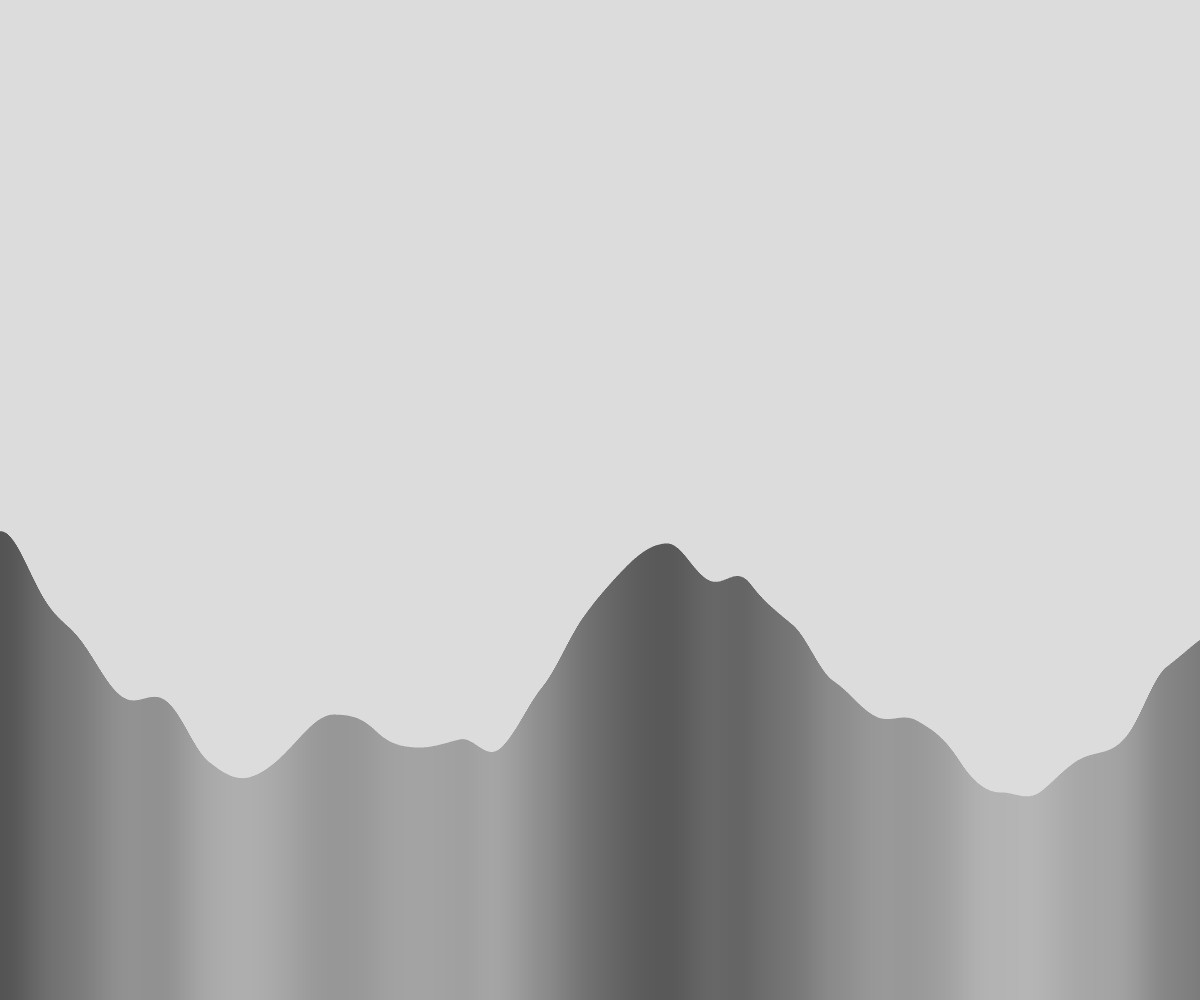
Frame 1 (no input)
Frame 60 (no input): identical to frame 1, image omitted
Frame 120 (the mouse pressed at the canvas centre since frame 60): identical to frame 1, image omitted

The p5.js sketch that drew this single still picture (run headless with seeded random() and noise() and a simulated clock; from frame 60 on, the mouse is pressed at the canvas centre):

// p5.js sketch
// ── sketch.js
// Terrain Generation with Perlin Noise

let terrain = [];
let w = 1;
let time = 0;
let timeStep = 0.003;
let x=0;
let max_height;

function setup() {
  createCanvas(windowWidth, windowHeight);
  max_height = height*0.7;
  noStroke();
  generateTerrain();
}



function draw() {
  background(220);
  showRectangles();
}

function spawnRectangle(x,w,h) {
  let rectangle = {
    x: x,
    y: height - h,
    w: w,
    h: h,
  };
  return rectangle;
}

function showRectangles() {
  for (let rectangle of terrain) {
    fill(255-rectangle.h/max_height*255);
    rect(rectangle.x, rectangle.y, rectangle.w, rectangle.h);
  }
}

function generateTerrain() {
  while (x <= width) {
    terrain.push(spawnRectangle(x, w, noise(time)*max_height));
    x+=w;
    time+=timeStep;
  }
  
}
